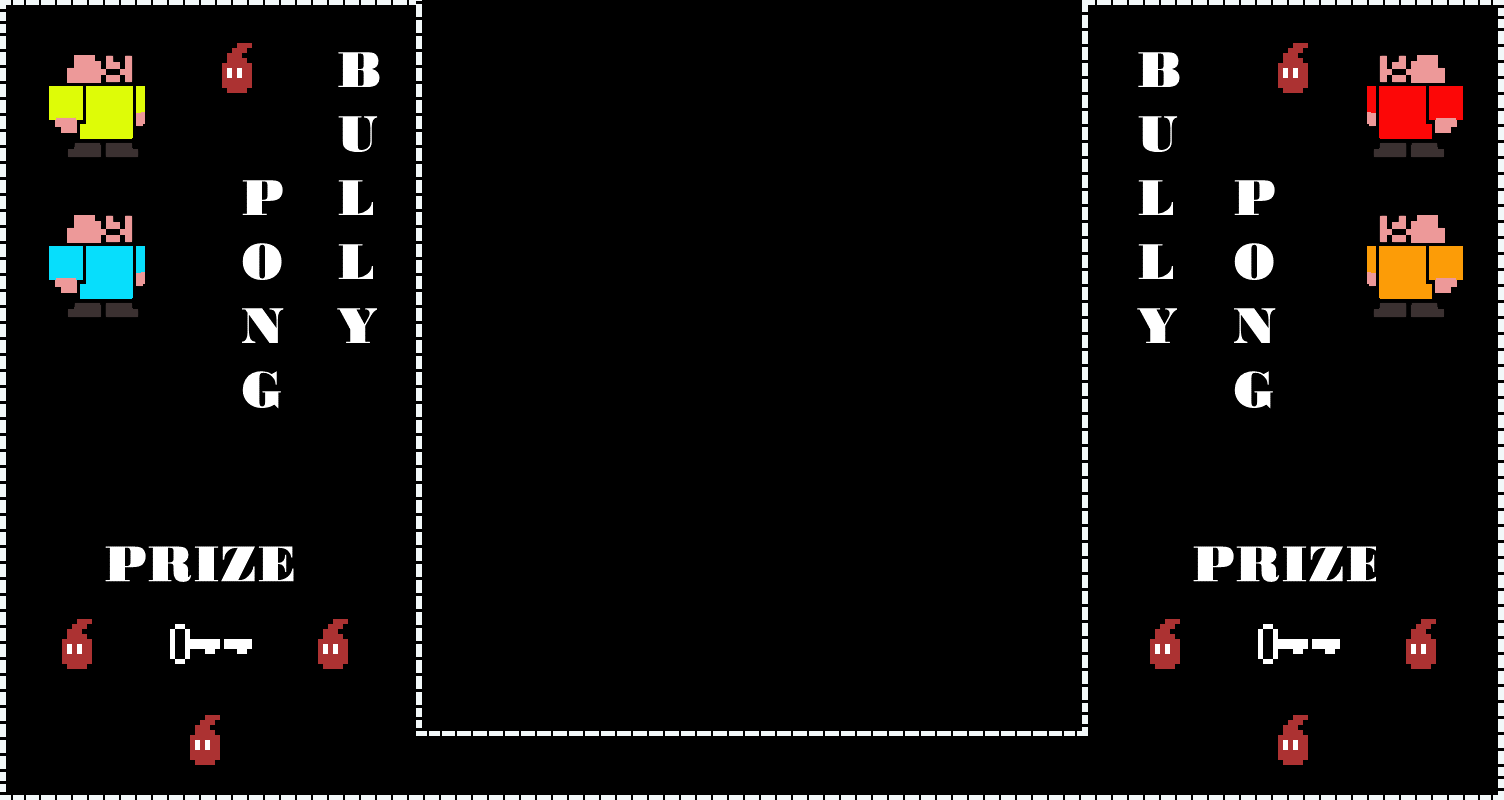

Tiled map render using the project's own tile images. Description and the map definition, with tile-layer contents summarised, below:
An orthogonal 47x25 tile map with 32x32 px tiles, 2 tile layers (Capa de Patrones 1, Capa de patrones 2), 10 tilesets.

<map version="1.2" tiledversion="1.2.2" orientation="orthogonal" renderorder="right-down" width="47" height="25" tilewidth="32" tileheight="32" infinite="0" nextlayerid="3" nextobjectid="1">
 <tileset firstgid="1" source="../Construccion Mapas/muros.tsx" />
 <tileset firstgid="5" source="../Construccion Mapas/muro2.tsx" />
 <tileset firstgid="9" source="../Construccion Mapas/oubliette_dungeon_big.tsx" />
 <tileset firstgid="589" source="../Construccion Mapas/zzD0-1.png.tsx" />
 <tileset firstgid="625" source="../Construccion Mapas/zzD0-4.png.tsx" />
 <tileset firstgid="661" source="../Construccion Mapas/zzD0-2.png.tsx" />
 <tileset firstgid="697" source="../Construccion Mapas/zzD0-3.png.tsx" />
 <tileset firstgid="733" source="../Construccion Mapas/Presentación1.tsx" />
 <tileset firstgid="1613" source="../Construccion Mapas/Presentación2.tsx" />
 <tileset firstgid="2493" source="../Construccion Mapas/oubliette_dungeon_big (1).tsx" />
 <layer id="1" name="Capa de Patrones 1" width="47" height="25">
  <data>[1175 cells, 1175 non-empty, 11 distinct tile ids]</data>
 </layer>
 <layer id="2" name="Capa de patrones 2" width="47" height="25">
  <data>[1175 cells, 290 non-empty, 140 distinct tile ids]</data>
 </layer>
</map>
